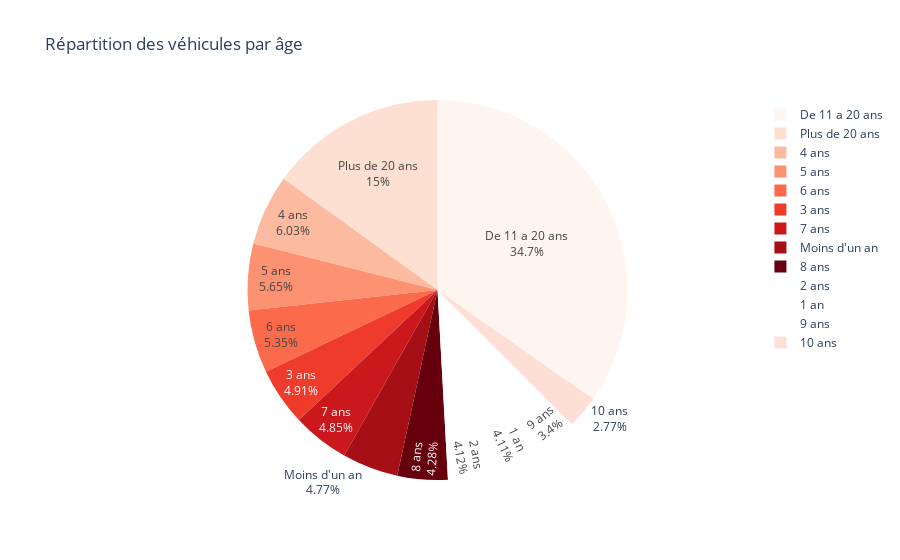

This figure's notebook cell:
### Code cell
fig = px.pie(
    df_grouped, 
    names="Antiguitat", 
    values="Nombre", 
    title="Répartition des véhicules par âge",
    color_discrete_sequence=px.colors.sequential.Reds
)
fig.update_traces(textinfo="percent+label")
fig.show()

### Figure 1 — Plotly figure (JSON) as saved in the notebook; plotly's stock layout.template omitted (floating-point values rounded to 4 significant figures)
{"data": [{"domain": {"x": [0, 1], "y": [0, 1]}, "hovertemplate": "Antiguitat=%{label}<br>Nombre=%{value}<extra></extra>", "labels": ["1 an", "10 ans", "2 ans", "3 ans", "4 ans", "5 ans", "6 ans", "7 ans", "8 ans", "9 ans", "De 11 a 20 ans", "Moins d'un an", "Plus de 20 ans"], "legendgroup": "", "name": "", "showlegend": true, "textinfo": "percent+label", "type": "pie", "values": [33552, 22629, 33591, 40091, 49215, 46057, 43685, 39550, 34917, 27762, 283212, 38902, 122662]}], "layout": {"legend": {"tracegroupgap": 0}, "piecolorway": ["rgb(255,245,240)", "rgb(254,224,210)", "rgb(252,187,161)", "rgb(252,146,114)", "rgb(251,106,74)", "rgb(239,59,44)", "rgb(203,24,29)", "rgb(165,15,21)", "rgb(103,0,13)"], "title": {"text": "Répartition des véhicules par âge"}}}
